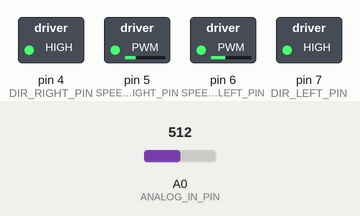
Recording of a sketch running on a simulated Arduino Uno, built with avr-gcc and run on an emulated ATmega328P. Shown: switched loads named in the sketch (green lamp = pin HIGH). The inputs (shaded band) are chosen by the test bench; at power-on: A0 (ANALOG_IN_PIN) = 512.

Above: at 1.2 s.
1.3 s: A0 (ANALOG_IN_PIN) set to 306
At 1.47 s:
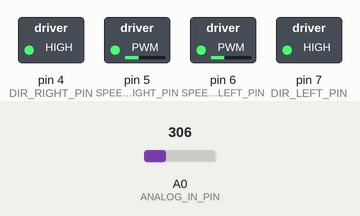
2.8 s: A0 (ANALOG_IN_PIN) set to 511
At 3.4 s:
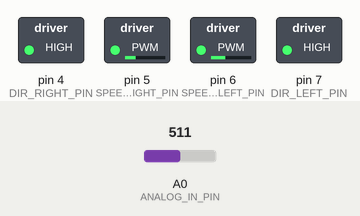
Timing chart, 0 to 5.8 s (numbered marks = the images above; inputs shaded):
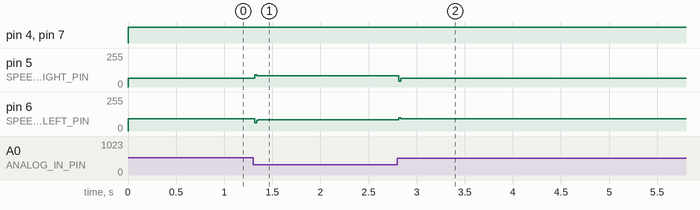

The sketch:

p07_line_PID.ino
```cpp
// Движение робота по линии под управлением
// PID-регулятора на основе данных аналогового
// датчика линии

// Пин для аналогового датчика линии
#define ANALOG_IN_PIN   A0

// Пины для управления Motor Shield
#define SPEED_LEFT_PIN    6
#define SPEED_RIGHT_PIN   5
#define DIR_LEFT_PIN      7
#define DIR_RIGHT_PIN     4

// мощность двигателей [0..255]. Т.е. сигнал
// для Motor Shield (вперед)
#define POWER_FORWARD  85

// Коэффициент для притормаживания на поворотах
float kSpeed = 0.5;

// Коэффициенты пропорциональной, интегральной
// и дифференциальной составляющей
float kp = 0.07, ki = -0.005, kd = 0.07;

/*
 * Структура, описывающая мотор с колесом
 */
struct Wheel {
  int directionPin;
  int speedPin;
};

// Экземпляры колёс. У нас их 2: левое и правое
Wheel leftWheel, rightWheel;

// Переменные для PID-регулятора
int offset = 512, oldOffset = 512, integral = 0;

// показания датчика линии в среднем положении
int average = 700;


void setup()
{
  // все пины для управления моторами — выходы
  pinMode(SPEED_LEFT_PIN, OUTPUT);
  pinMode(SPEED_RIGHT_PIN, OUTPUT);
  pinMode(DIR_LEFT_PIN, OUTPUT);
  pinMode(DIR_RIGHT_PIN, OUTPUT);

  // инициализация пинов моторов на колесах
  leftWheel.directionPin = DIR_LEFT_PIN;
  leftWheel.speedPin = SPEED_LEFT_PIN;
  rightWheel.directionPin = DIR_RIGHT_PIN;
  rightWheel.speedPin = SPEED_RIGHT_PIN;

  // Иницииализация последовательного порта
  Serial.begin(9600);
}

void loop()
{
  // Наш робот ездит вдоль линии
  // получить значение с аналогового датчика линии
  offset =  getLine();

  // Расчет интегральной составляющей, "накапливающей"
  // ошибку. Ограничим ее промежутком от -200 до 200
  integral = constrain(integral + (offset - average),
           -200, 200);

  // Расчет управляющего воздействия на моторы с учетом
  // пропорциональной, интегральной и дифференциальной
  // составляющих отклонения показания, измеренного
  // датчиком, от эталонного. Ограничим значение
  // воздействия половиной мощности двигателей.
  int u = constrain( kp * (offset - average) +
      ki * (integral) +
      kd * (offset - oldOffset),
      - POWER_FORWARD / 2, POWER_FORWARD / 2);

  // Расчет уменьшения мощности для торможения на
  // поворотах. Чем больше значение управляющего
  // воздействия, тем больше торможение.
  int uSpeed = abs(kSpeed * u);

  // Управление мощностью двигателей
  powerMotor(&rightWheel, POWER_FORWARD - uSpeed + u);
  powerMotor(&leftWheel, POWER_FORWARD - uSpeed - u);

//  Serial.print("offset: ");
//  Serial.print(offset);
//  Serial.print(" u: ");
//  Serial.println(u);

  // Расчет дифференциальной составляющей
  oldOffset = offset;
  delay(20);
}

void stopMotors()
{
    // Остановить моторы
    powerMotor(&rightWheel, 0);
    powerMotor(&leftWheel, 0);
}

// Управление мощностью двигателя указанного колеса
void powerMotor(struct Wheel* wheel, int value)
{
  // выставляем направление двигателя
  digitalWrite(wheel->directionPin,  value > 0);
  // выставляем мощность двигателя
  analogWrite(wheel->speedPin, abs(value));
}

// Получить данные с датчика линии
int getLine()
{
  unsigned int sensorValue = 0;
  sensorValue = analogRead(ANALOG_IN_PIN);
  // переводим показания датчика
  return (1024 - sensorValue);
}
```

Measured:
- after the input at 1.3 s, pin 5 (SPEED_RIGHT_PIN): 67/255 → 86/255 at once, → 85/255 0.28 s later; pin 6 (SPEED_LEFT_PIN): 91/255 → 84/255 at once, → 85/255 0.28 s later
- after the input at 2.8 s, pin 5 (SPEED_RIGHT_PIN): 85/255 → 67/255 at once; pin 6 (SPEED_LEFT_PIN): 85/255 → 91/255 at once
